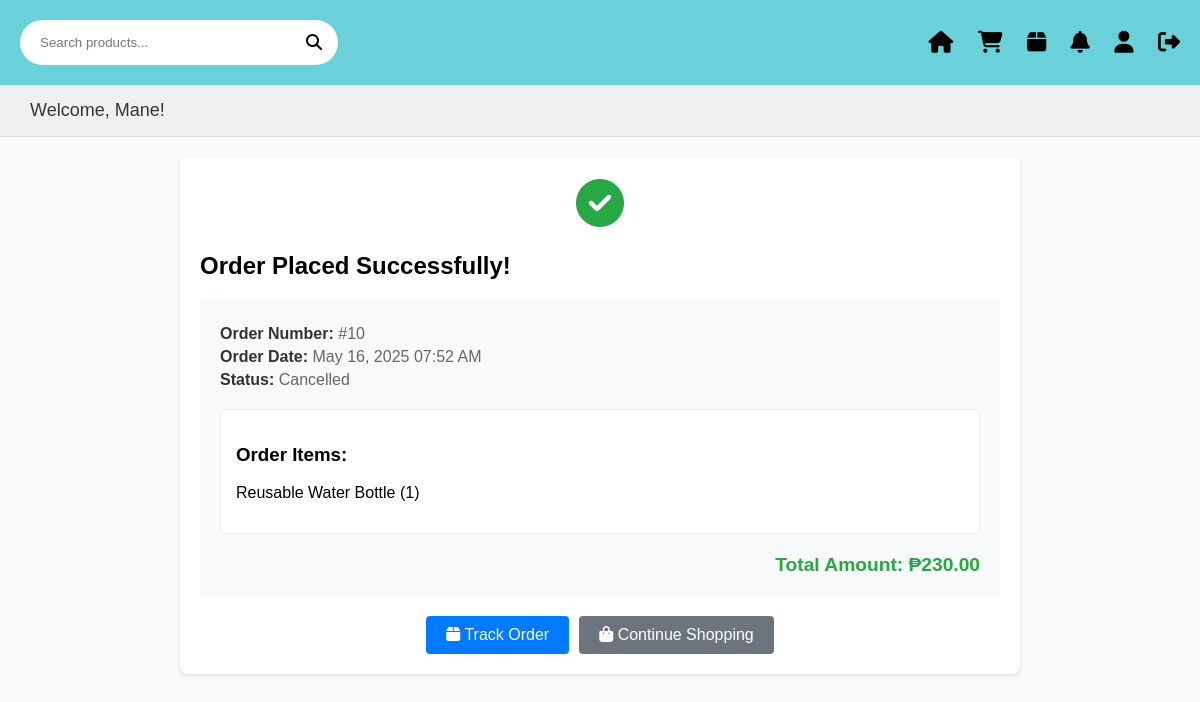
Screenshot of /EcoT/pages/place_order.php (signed in) with the database file from the repository.
### tables this page shows
CREATE TABLE `orders` (
  `id` int(11) NOT NULL,
  `user_id` int(11) NOT NULL,
  `total_amount` decimal(10,2) NOT NULL,
  `status` enum('pending','processing','completed','cancelled') DEFAULT 'pending',
  `tracking_number` varchar(50) DEFAULT NULL,
  `created_at` timestamp NOT NULL DEFAULT current_timestamp()
);

### EcoT/pages/place_order.php (the view, shortened to what this page needs)
<?php
require_once '../includes/notification_functions.php';
try {
    $stmt = $conn->prepare("
        SELECT o.*,
               GROUP_CONCAT(
                   CONCAT(p.name, ' (', oi.quantity, ')')
                   SEPARATOR ', '
               ) as items
        FROM orders o
        LEFT JOIN order_items oi ON o.id = oi.order_id
        LEFT JOIN products p ON oi.product_id = p.id
        WHERE o.user_id = ?
        GROUP BY o.id
        ORDER BY o.created_at DESC
        LIMIT 1
    ");
    $stmt->execute([$_SESSION['user_id']]);
    $order = $stmt->fetch(PDO::FETCH_ASSOC);
} catch (PDOException $e) {
    $_SESSION['error'] = "Error fetching order details: " . $e->getMessage();
    header("Location: dashboard.php");
    exit();
}
?>
<!DOCTYPE html>
<html lang="en">
<head>
    <link rel="stylesheet" href="../CSS/userdashboard.css">
    <link rel="stylesheet" href="https://cdnjs.cloudflare.com/ajax/libs/font-awesome/6.5.0/css/all.min.css">
</head>
<body>
<div class="header">
    <div class="search-bar">
        <form action="dashboard.php" method="GET">
            <input type="text" name="search" placeholder="Search products...">
            <button type="submit"><i class="fas fa-search"></i></button>
        </form>
    </div>
    <div class="nav-icons">
        <a href="dashboard.php"><i class="fas fa-home"></i></a>
        <a href="cart.php"><i class="fas fa-shopping-cart"></i></a>
        <a href="my_orders.php"><i class="fas fa-box"></i></a>
        <a href="notifications.php"><i class="fas fa-bell"></i></a>
        <a href="profile.php"><i class="fas fa-user"></i></a>
        <a href="../process/logout.php"><i class="fas fa-sign-out-alt"></i></a>
    </div>
</div>
<div class="welcome-message">
    Welcome, <?php echo htmlspecialchars($_SESSION['name']); ?>!
</div>
<div class="order-confirmation">
    <div class="success-icon">
        <i class="fas fa-check-circle"></i>
    </div>
    <h2>Order Placed Successfully!</h2>
    <?php if ($order): ?>
        <div class="order-details">
            <div class="order-info">
                <p><strong>Order Number:</strong> #<?php echo $order['id']; ?></p>
                <p><strong>Order Date:</strong> <?php echo date('F d, Y h:i A', strtotime($order['created_at'])); ?></p>
                <p><strong>Status:</strong> <span class="status-<?php echo $order['status']; ?>"><?php echo ucfirst($order['status']); ?></span></p>
            </div>
            <div class="order-items">
                <h3>Order Items:</h3>
                <p><?php echo htmlspecialchars($order['items']); ?></p>
            </div>
            <div class="order-total">
                Total Amount: ₱<?php echo number_format($order['total_amount'], 2); ?>
            </div>
        </div>
        <div class="action-buttons">
            <a href="my_orders.php" class="track-order">
                <i class="fas fa-box"></i> Track Order
            </a>
            <a href="dashboard.php" class="continue-shopping">
                <i class="fas fa-shopping-bag"></i> Continue Shopping
            </a>
        </div>
    <?php endif; ?>
</div>
</body>
</html>

### EcoT/CSS/userdashboard.css (style rules this page uses)
body { margin: 0; font-family: Arial, sans-serif; background-color: #f9f9f9; }
.header { background-color: #6ad1db; padding: 20px; display: flex; justify-content: space-between; align-items: center; }
.search-bar { display: flex; align-items: center; background-color: white; border-radius: 25px; padding: 5px 10px; }
.search-bar input { border: none; outline: none; padding: 10px; width: 250px; border-radius: 25px; }
.search-bar button { background: none; border: none; cursor: pointer; font-size: 16px; }
.nav-icons i { font-size: 22px; color: black; margin-left: 20px; cursor: pointer; }
.welcome-message { background-color: #f0f0f0; padding: 15px 30px; margin: 0; font-size: 18px; color: #333; border-bottom: 1px solid #ddd; }
.search-bar form { display: flex; align-items: center; width: 100%; }
.search-bar input { flex: 1; border: none; outline: none; padding: 10px; width: 250px; border-radius: 25px; }
.nav-icons a { text-decoration: none; color: black; }
.nav-icons i { font-size: 22px; color: black; margin-left: 20px; cursor: pointer; transition: color 0.3s; }

### EcoT/pages/place_order.php (style rules this page uses)
.order-confirmation { max-width: 800px; margin: 20px auto; padding: 20px; background: white; border-radius: 8px; box-shadow: 0 2px 4px rgba(0, 0, 0, 0.1); }
.success-icon { text-align: center; color: #28a745; font-size: 48px; margin-bottom: 20px; }
.order-details { margin: 20px 0; padding: 20px; background: #f8f9fa; border-radius: 4px; }
.order-info { margin-bottom: 15px; }
.order-info p { margin: 5px 0; color: #666; }
.order-info strong { color: #333; }
.order-items { margin: 20px 0; padding: 15px; background: white; border-radius: 4px; border: 1px solid #eee; }
.order-total { text-align: right; font-size: 1.2em; font-weight: bold; color: #28a745; margin-top: 20px; }
.action-buttons { display: flex; gap: 10px; justify-content: center; margin-top: 20px; }
.action-buttons a { padding: 10px 20px; border-radius: 4px; text-decoration: none; font-weight: 500; transition: background-color 0.2s; }
.track-order { background-color: #007bff; color: white; }
.continue-shopping { background-color: #6c757d; color: white; }

### rows the page displays
orders: id "10", created_at "May 16, 2025 07:52 AM", status "Cancelled", total_amount "230.00"

### other values shown
$_SESSION['name'] "Mane"
$order['items'] "Reusable Water Bottle (1)"
